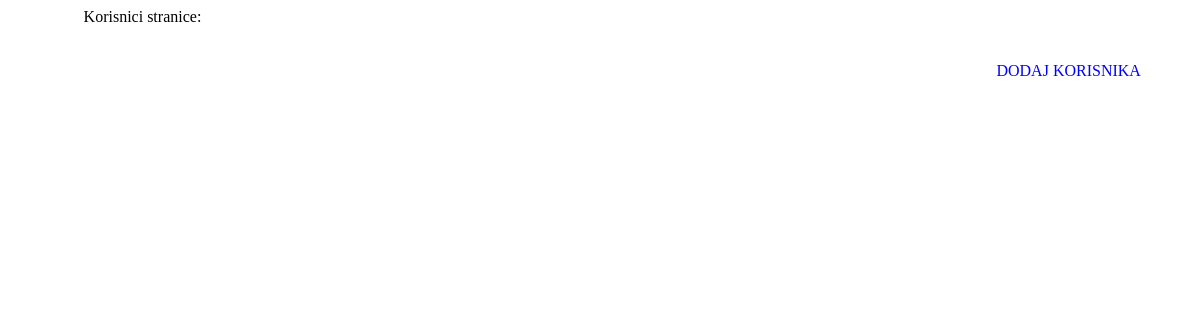
Before: /PanelKorisnika2.php with the older database file.
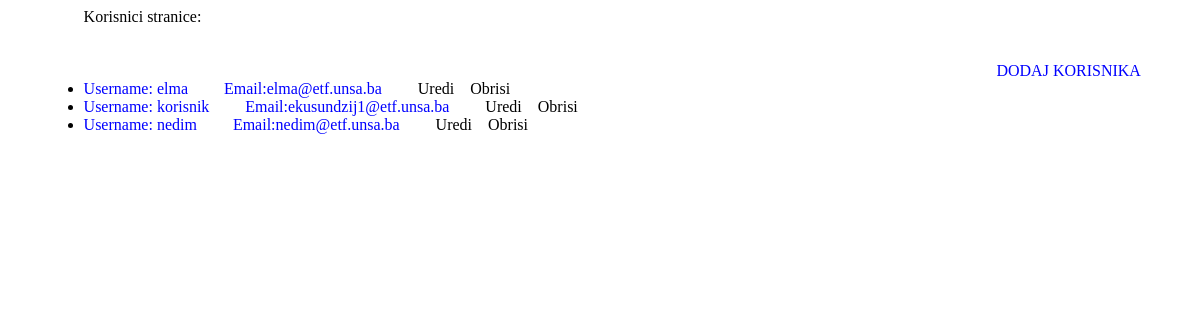
After: the same page with the newer database file.
### tables this page shows
CREATE TABLE IF NOT EXISTS `korisnici` (
  `Username` varchar(20) NOT NULL,
  `Password` varchar(32) NOT NULL,
  `Email` text NOT NULL,
  PRIMARY KEY (`Username`)
);

### PanelKorisnika2.php (the view, shortened to what this page needs)
<link rel="stylesheet" type="text/css" href="LittleHope_stil1.css">
<?php
	print ' <ul id="lista">
			<div> Korisnici stranice: <br> <br> <br> </div> ';
			 print '<div> <a id="odjava" onClick="DodajKorisnika()" > DODAJ KORISNIKA &nbsp;&nbsp;&nbsp;&nbsp;&nbsp;&nbsp;&nbsp;&nbsp;&nbsp;&nbsp;&nbsp;&nbsp;</a> <br></div>';
			$veza = new PDO("mysql:dbname=wt_baza;host=localhost;charset=utf8", "Elma", "root");
			$veza->exec("set names utf8");
			$rezultat = $veza->query("select username, email from korisnici");
				foreach ($rezultat as $admin) {
					$username=$admin['username'];
					 print '<li><a class="li">Username: '.$admin['username'].'&nbsp;&nbsp;&nbsp;&nbsp;&nbsp;&nbsp;&nbsp;&nbsp; Email:'.$admin['email'].'</a>&nbsp;&nbsp;&nbsp;&nbsp;&nbsp;&nbsp;&nbsp;&nbsp; <a onClick="UrediKorisnika2('."'$username'".')"> Uredi </a>&nbsp;&nbsp; <a onClick="ObrisiKorisnika2('."'$username'".')"> Obrisi </a></li>';
			}
			print '</ul> ';
?>

### LittleHope_stil1.css (style rules this page uses)
#odjava { color: blue; float: right; }
#lista { padding-left: 2cm; }
.li { color: blue; }

Changed rows visible on the page:
added korisnici: Username "elma", Email "elma@etf.unsa.ba"
added korisnici: Username "korisnik", Email "ekusundzij1@etf.unsa.ba"
added korisnici: Username "nedim", Email "nedim@etf.unsa.ba"
